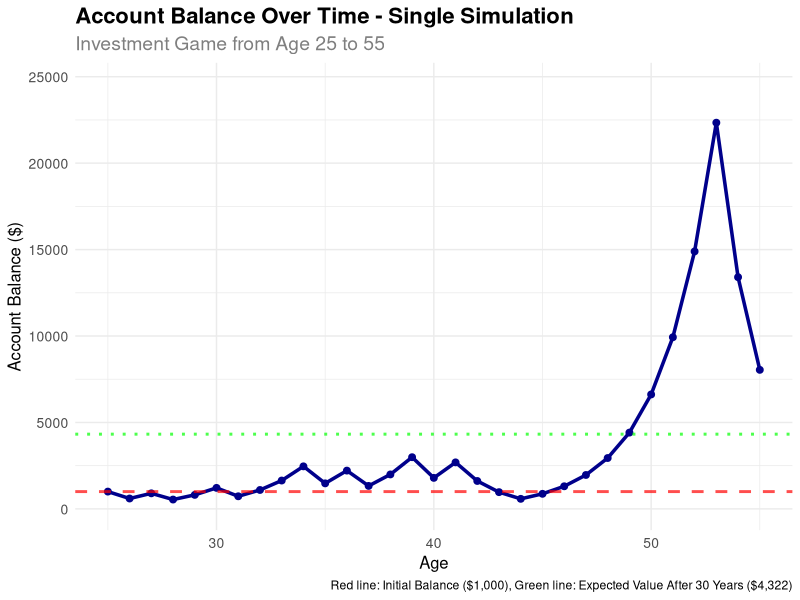
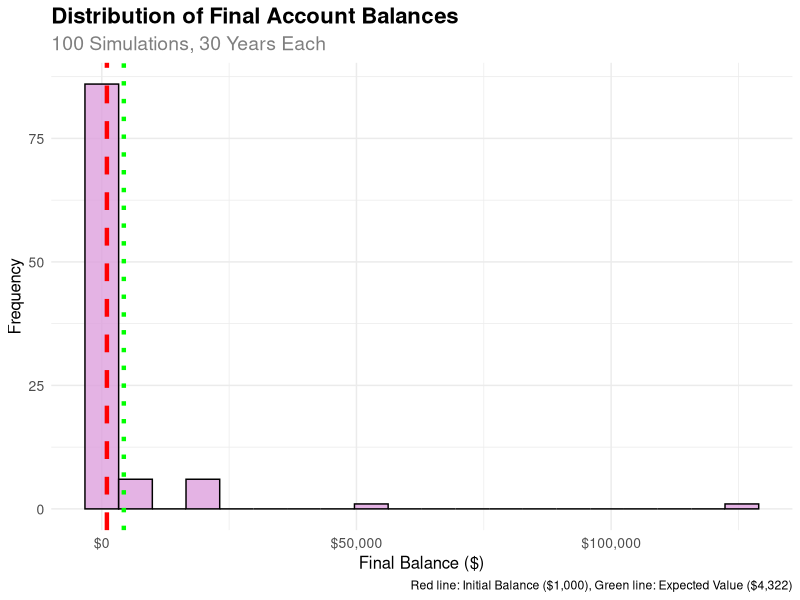
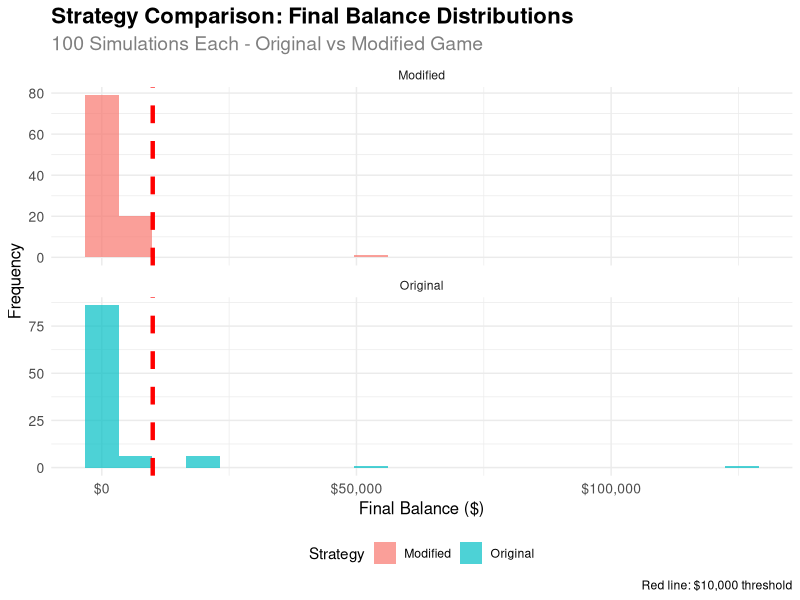

R code for these plots, in order:
## ---- chunk 1
# Expected value calculation after 1 coin flip
initial_balance <- 1000

# Possible outcomes after 1 flip
heads_outcome <- initial_balance * 1.5  # 50% gain
tails_outcome <- initial_balance * 0.6  # 40% loss

# Probabilities
prob_heads <- 0.5
prob_tails <- 0.5

# Expected value calculation
expected_value <- (prob_heads * heads_outcome) + (prob_tails * tails_outcome)

cat("Initial balance: $", format(initial_balance, big.mark = ","), "\n", sep = "")
cat("Balance after heads (50% gain): $", format(heads_outcome, big.mark = ","), "\n", sep = "")
cat("Balance after tails (40% loss): $", format(tails_outcome, big.mark = ","), "\n", sep = "")
cat("Expected value after 1 flip: $", format(expected_value, digits = 2, big.mark = ","), "\n", sep = "")
## ---- chunk 2
# Analysis of expectation vs. reality
change_from_initial <- expected_value - initial_balance
percentage_change <- (change_from_initial / initial_balance) * 100

cat("\nExpected value: $", format(expected_value, digits = 2, big.mark = ","), "\n", sep = "")
cat("Change from initial: $", format(change_from_initial, digits = 2, big.mark = ","), "\n", sep = "")
cat("Percentage change: ", format(percentage_change, digits = 2), "%\n", sep = "")

if (expected_value > initial_balance) {
  cat("The expected value is POSITIVE - we expect to gain money on average\n")
} else {
  cat("The expected value is NEGATIVE - we expect to lose money on average\n")
}

cat("\nBased on this result, we expect our account to be worth $", format(expected_value, digits = 2, big.mark = ","), "\n", sep = "")
if (change_from_initial > 0) {
  cat("This is $", format(abs(change_from_initial), digits = 2, big.mark = ","), " MORE than our initial $1,000\n", sep = "")
} else {
  cat("This is $", format(abs(change_from_initial), digits = 2, big.mark = ","), " LESS than our initial $1,000\n", sep = "")
}
## ---- chunk 3
# Load required libraries
library(tidyverse)
library(ggplot2)

# Set seed for reproducibility
set.seed(123)

# Parameters
initial_balance <- 1000
years <- 30  # From age 25 to 55
ages <- 25:55  # Ages 25 through 55

# Simulate one path
simulate_investment_path <- function(initial, years) {
  balance <- initial
  path <- numeric(years + 1)
  path[1] <- initial
  
  for (year in 1:years) {
    coin_flip <- rbinom(1, 1, 0.5)
    if (coin_flip == 1) {
      balance <- balance * 1.5  # 50% gain
    } else {
      balance <- balance * 0.6  # 40% loss
    }
    path[year + 1] <- balance
  }
  
  return(path)
}

# Run single simulation
balance_path <- simulate_investment_path(initial_balance, years)

# Create DataFrame for plotting
simulation_data <- tibble(
  age = ages,
  balance = balance_path
)

# Expected value after 30 years
expected_after_30 <- initial_balance * ((1.5 * 0.5) + (0.6 * 0.5))^30

# Create time series plot using ggplot2
ggplot(simulation_data, aes(x = age, y = balance)) +
  geom_line(color = "darkblue", linewidth = 1.2) +
  geom_point(color = "darkblue", size = 2) +
  geom_hline(yintercept = initial_balance, color = "red", linetype = "dashed", 
             alpha = 0.7, linewidth = 1) +
  geom_hline(yintercept = expected_after_30, color = "green", linetype = "dotted", 
             alpha = 0.7, linewidth = 1) +
  labs(
    title = "Account Balance Over Time - Single Simulation",
    subtitle = "Investment Game from Age 25 to 55",
    x = "Age",
    y = "Account Balance ($)",
    caption = paste("Red line: Initial Balance ($", format(initial_balance, big.mark = ","), 
                   "), Green line: Expected Value After 30 Years ($", 
                   format(expected_after_30, digits = 1, big.mark = ","), ")", sep = "")
  ) +
  scale_y_continuous(labels = scales::dollar_format()) +
  theme_minimal() +
  theme(
    plot.title = element_text(size = 16, face = "bold"),
    plot.subtitle = element_text(size = 14, color = "gray50"),
    axis.title = element_text(size = 12),
    axis.text = element_text(size = 10)
  ) +
  ylim(0, max(balance_path) * 1.1)

# Display the simulation results
cat("Single Simulation Results:\n")
cat(paste(rep("=", 50), collapse = ""), "\n")
cat("Initial balance (age 25): $", format(initial_balance, big.mark = ","), "\n", sep = "")
cat("Final balance (age 55): $", format(balance_path[length(balance_path)], digits = 2, big.mark = ","), "\n", sep = "")
cat("Total change: $", format(balance_path[length(balance_path)] - initial_balance, digits = 2, big.mark = ","), "\n", sep = "")
cat("Total return: ", format(((balance_path[length(balance_path)] / initial_balance) - 1) * 100, digits = 2), "%\n", sep = "")

# Count heads vs tails in this simulation
coin_flips <- character(years)
for (i in 1:years) {
  if (balance_path[i+1] / balance_path[i] == 1.5) {
    coin_flips[i] <- "Heads"
  } else {
    coin_flips[i] <- "Tails"
  }
}

heads_count <- sum(coin_flips == "Heads")
tails_count <- sum(coin_flips == "Tails")
cat("\nCoin flip results: ", heads_count, " heads, ", tails_count, " tails\n", sep = "")
cat("Heads percentage: ", format((heads_count/length(coin_flips))*100, digits = 1), "%\n", sep = "")
## ---- chunk 4
# Analysis and commentary on the single simulation
final_balance <- balance_path[length(balance_path)]

cat("\n", paste(rep("=", 60), collapse = ""), "\n")
cat("ANALYSIS OF SINGLE SIMULATION\n")
cat(paste(rep("=", 60), collapse = ""), "\n")

cat("\n🎯 Key Results:\n")
cat("   • Started with: $", format(initial_balance, big.mark = ","), "\n", sep = "")
cat("   • Ended with: $", format(final_balance, digits = 2, big.mark = ","), "\n", sep = "")
cat("   • Net change: $", format(final_balance - initial_balance, digits = 2, big.mark = ","), "\n", sep = "")

if (final_balance > initial_balance) {
  cat("   • This simulation was PROFITABLE! 🎉\n")
  cat("   • You would be happy with this outcome\n")
} else {
  cat("   • This simulation resulted in a LOSS 😞\n")
  cat("   • You would NOT be happy with this outcome\n")
}

cat("\n📊 Performance Analysis:\n")
total_return <- ((final_balance / initial_balance) - 1) * 100
annualized_return <- (((final_balance / initial_balance) ^ (1/30)) - 1) * 100
cat("   • Total return: ", format(total_return, digits = 2), "%\n", sep = "")
cat("   • Annualized return: ", format(annualized_return, digits = 2), "%\n", sep = "")

cat("\n🎲 Luck Factor:\n")
expected_heads <- years * 0.5
cat("   • Got ", heads_count, " heads out of ", years, " flips\n", sep = "")
cat("   • Expected heads: ", format(expected_heads, digits = 1), "\n", sep = "")
if (heads_count > expected_heads) {
  cat("   • You were LUCKY - got more heads than expected! 🍀\n")
} else if (heads_count < expected_heads) {
  cat("   • You were UNLUCKY - got fewer heads than expected! 😔\n")
} else {
  cat("   • You got exactly the expected number of heads\n")
}

cat("\n💡 Key Insight:\n")
cat("   • Even though the expected value per flip is positive ($", format(expected_value, digits = 2, big.mark = ","), ")\n", sep = "")
cat("   • Individual outcomes can vary dramatically due to compounding\n")
cat("   • This single simulation shows the high variability possible\n")
cat("   • Multiple simulations would give a better picture of the true risk\n")
## ---- chunk 5
# Set seed for reproducibility
set.seed(456)

# Parameters for multiple simulations
n_sims <- 100

# Function to simulate final balance only
simulate_final_balance <- function(initial, years) {
  balance <- initial
  for (year in 1:years) {
    coin_flip <- rbinom(1, 1, 0.5)
    if (coin_flip == 1) {
      balance <- balance * 1.5  # 50% gain
    } else {
      balance <- balance * 0.6  # 40% loss
    }
  }
  return(balance)
}

# Run 100 simulations
final_balances <- replicate(n_sims, simulate_final_balance(initial_balance, years))

# Create data frame for analysis
distribution_data <- tibble(
  sim_num = 1:n_sims,
  final_balance = final_balances
)

# Create histogram of final balances
ggplot(distribution_data, aes(x = final_balance)) +
  geom_histogram(bins = 20, fill = "plum", alpha = 0.8, color = "black") +
  geom_vline(xintercept = initial_balance, color = "red", linetype = "dashed", linewidth = 1.5) +
  geom_vline(xintercept = expected_after_30, color = "green", linetype = "dotted", linewidth = 1.5) +
  labs(
    title = "Distribution of Final Account Balances",
    subtitle = paste("100 Simulations,", years, "Years Each"),
    x = "Final Balance ($)",
    y = "Frequency",
    caption = paste("Red line: Initial Balance ($", format(initial_balance, big.mark = ","), 
                   "), Green line: Expected Value ($", 
                   format(expected_after_30, digits = 1, big.mark = ","), ")", sep = "")
  ) +
  scale_x_continuous(labels = scales::dollar_format()) +
  theme_minimal() +
  theme(
    plot.title = element_text(size = 16, face = "bold"),
    plot.subtitle = element_text(size = 14, color = "gray50"),
    axis.title = element_text(size = 12),
    axis.text = element_text(size = 10)
  )

# Summary statistics
summary_stats <- distribution_data %>%
  summarise(
    mean_balance = mean(final_balance),
    median_balance = median(final_balance),
    min_balance = min(final_balance),
    max_balance = max(final_balance),
    prob_above_initial = mean(final_balance > initial_balance),
    prob_above_10000 = mean(final_balance > 10000)
  )

cat("Summary Statistics for 100 Simulations:\n")
cat(paste(rep("=", 50), collapse = ""), "\n")
cat("Mean final balance: $", format(summary_stats$mean_balance, digits = 2, big.mark = ","), "\n", sep = "")
cat("Median final balance: $", format(summary_stats$median_balance, digits = 2, big.mark = ","), "\n", sep = "")
cat("Minimum final balance: $", format(summary_stats$min_balance, digits = 2, big.mark = ","), "\n", sep = "")
cat("Maximum final balance: $", format(summary_stats$max_balance, digits = 2, big.mark = ","), "\n", sep = "")
cat("Probability above initial ($1,000): ", format(summary_stats$prob_above_initial, digits = 3), " (", format(summary_stats$prob_above_initial * 100, digits = 1), "%)\n", sep = "")
cat("Probability above $10,000: ", format(summary_stats$prob_above_10000, digits = 3), " (", format(summary_stats$prob_above_10000 * 100, digits = 1), "%)\n", sep = "")

# Analysis
cat("\n📊 Analysis of 100 Simulations:\n")
if (summary_stats$prob_above_initial > 0.5) {
  cat("   • You would be happy with ", format(summary_stats$prob_above_initial * 100, digits = 1), "% of outcomes\n", sep = "")
} else {
  cat("   • You would NOT be happy with ", format((1 - summary_stats$prob_above_initial) * 100, digits = 1), "% of outcomes\n", sep = "")
}

if (summary_stats$median_balance > initial_balance) {
  cat("   • The median outcome is profitable\n")
} else {
  cat("   • The median outcome results in a loss\n")
}

cat("   • There's huge variability: from $", format(summary_stats$min_balance, digits = 1, big.mark = ","), 
    " to $", format(summary_stats$max_balance, digits = 1, big.mark = ","), "\n", sep = "")
## ---- chunk 6
# Probability analysis based on 100 simulations
prob_above_1000 <- summary_stats$prob_above_initial

cat("\n", paste(rep("=", 60), collapse = ""), "\n")
cat("PROBABILITY ANALYSIS - ORIGINAL STRATEGY\n")
cat(paste(rep("=", 60), collapse = ""), "\n")

cat("\n🎯 Key Probability Results:\n")
cat("   • Probability that balance > $1,000 at age 55: ", format(prob_above_1000, digits = 3), 
    " (", format(prob_above_1000 * 100, digits = 1), "%)\n", sep = "")
cat("   • Probability that balance ≤ $1,000 at age 55: ", format(1 - prob_above_1000, digits = 3), 
    " (", format((1 - prob_above_1000) * 100, digits = 1), "%)\n", sep = "")

cat("\n💡 Interpretation:\n")
if (prob_above_1000 > 0.5) {
  cat("   • You have a BETTER than 50% chance of ending up with more than you started!\n")
  cat("   • This suggests the strategy is favorable in the long run\n")
} else {
  cat("   • You have a LESS than 50% chance of ending up with more than you started!\n")
  cat("   • This suggests the strategy is unfavorable in the long run\n")
}

# Count how many simulations were above/below initial
above_1000_count <- sum(final_balances > initial_balance)
below_1000_count <- sum(final_balances <= initial_balance)

cat("\n📈 Detailed Breakdown:\n")
cat("   • ", above_1000_count, " out of ", n_sims, " simulations ended above $1,000\n", sep = "")
cat("   • ", below_1000_count, " out of ", n_sims, " simulations ended at or below $1,000\n", sep = "")
## ---- chunk 7
# Set seed for reproducibility
set.seed(789)

# Function to simulate modified game
simulate_modified_game <- function(initial, years) {
  balance <- initial
  for (year in 1:years) {
    bet_amount <- balance * 0.5  # Bet exactly 50% of balance
    coin_flip <- rbinom(1, 1, 0.5)
    if (coin_flip == 1) {
      # Heads: increase bet by 50%
      balance <- balance + (bet_amount * 0.5)
    } else {
      # Tails: reduce bet by 40%
      balance <- balance - (bet_amount * 0.4)
    }
  }
  return(balance)
}

# Run 100 simulations for modified game
modified_final_balances <- replicate(n_sims, simulate_modified_game(initial_balance, years))

# Create data frame for modified game
modified_distribution_data <- tibble(
  sim_num = 1:n_sims,
  final_balance = modified_final_balances
)

# Summary statistics for modified game
modified_summary_stats <- modified_distribution_data %>%
  summarise(
    mean_balance = mean(final_balance),
    median_balance = median(final_balance),
    min_balance = min(final_balance),
    max_balance = max(final_balance),
    prob_above_initial = mean(final_balance > initial_balance),
    prob_above_10000 = mean(final_balance > 10000)
  )

cat("\n", paste(rep("=", 60), collapse = ""), "\n")
cat("MODIFIED GAME STRATEGY RESULTS\n")
cat(paste(rep("=", 60), collapse = ""), "\n")

cat("Summary Statistics for Modified Game (100 Simulations):\n")
cat("Mean final balance: $", format(modified_summary_stats$mean_balance, digits = 2, big.mark = ","), "\n", sep = "")
cat("Median final balance: $", format(modified_summary_stats$median_balance, digits = 2, big.mark = ","), "\n", sep = "")
cat("Minimum final balance: $", format(modified_summary_stats$min_balance, digits = 2, big.mark = ","), "\n", sep = "")
cat("Maximum final balance: $", format(modified_summary_stats$max_balance, digits = 2, big.mark = ","), "\n", sep = "")
cat("Probability above initial ($1,000): ", format(modified_summary_stats$prob_above_initial, digits = 3), 
    " (", format(modified_summary_stats$prob_above_initial * 100, digits = 1), "%)\n", sep = "")
cat("Probability above $10,000: ", format(modified_summary_stats$prob_above_10000, digits = 3), 
    " (", format(modified_summary_stats$prob_above_10000 * 100, digits = 1), "%)\n", sep = "")

# Strategy Comparison
cat("\n", paste(rep("=", 60), collapse = ""), "\n")
cat("STRATEGY COMPARISON ANALYSIS\n")
cat(paste(rep("=", 60), collapse = ""), "\n")

cat("\n🎯 Key Comparison Results:\n")
cat("   • Original Strategy - Probability above $10,000: ", format(summary_stats$prob_above_10000, digits = 3), 
    " (", format(summary_stats$prob_above_10000 * 100, digits = 1), "%)\n", sep = "")
cat("   • Modified Strategy - Probability above $10,000: ", format(modified_summary_stats$prob_above_10000, digits = 3), 
    " (", format(modified_summary_stats$prob_above_10000 * 100, digits = 1), "%)\n", sep = "")

if (modified_summary_stats$prob_above_10000 > summary_stats$prob_above_10000) {
  cat("   • The MODIFIED strategy has a HIGHER probability of reaching $10,000! 🎉\n")
} else if (modified_summary_stats$prob_above_10000 < summary_stats$prob_above_10000) {
  cat("   • The ORIGINAL strategy has a HIGHER probability of reaching $10,000! 🎯\n")
} else {
  cat("   • Both strategies have the SAME probability of reaching $10,000! 🤔\n")
}

difference <- modified_summary_stats$prob_above_10000 - summary_stats$prob_above_10000
cat("   • Difference: ", format(difference, digits = 3), " (", format(difference * 100, digits = 1), "%)\n", sep = "")

cat("\n💡 Strategic Insights:\n")
if (modified_summary_stats$mean_balance > summary_stats$mean_balance) {
  cat("   • Modified strategy has higher average returns\n")
} else {
  cat("   • Original strategy has higher average returns\n")
}

if (modified_summary_stats$median_balance > summary_stats$median_balance) {
  cat("   • Modified strategy has higher median returns\n")
} else {
  cat("   • Original strategy has higher median returns\n")
}

cat("   • Modified strategy range: $", format(modified_summary_stats$min_balance, digits = 1, big.mark = ","), 
    " to $", format(modified_summary_stats$max_balance, digits = 1, big.mark = ","), "\n", sep = "")
cat("   • Original strategy range: $", format(summary_stats$min_balance, digits = 1, big.mark = ","), 
    " to $", format(summary_stats$max_balance, digits = 1, big.mark = ","), "\n", sep = "")

# Create comparison plot
comparison_data <- tibble(
  strategy = rep(c("Original", "Modified"), each = n_sims),
  final_balance = c(final_balances, modified_final_balances)
)

ggplot(comparison_data, aes(x = final_balance, fill = strategy)) +
  geom_histogram(alpha = 0.7, position = "identity", bins = 20) +
  geom_vline(xintercept = 10000, color = "red", linetype = "dashed", linewidth = 1.5) +
  labs(
    title = "Strategy Comparison: Final Balance Distributions",
    subtitle = "100 Simulations Each - Original vs Modified Game",
    x = "Final Balance ($)",
    y = "Frequency",
    fill = "Strategy",
    caption = "Red line: $10,000 threshold"
  ) +
  scale_x_continuous(labels = scales::dollar_format()) +
  theme_minimal() +
  theme(
    plot.title = element_text(size = 16, face = "bold"),
    plot.subtitle = element_text(size = 14, color = "gray50"),
    axis.title = element_text(size = 12),
    axis.text = element_text(size = 10),
    legend.position = "bottom"
  ) +
  facet_wrap(~strategy, ncol = 1, scales = "free_y")
## ---- chunk 8
cat("\n", paste(rep("=", 70), collapse = ""), "\n")
cat("FINAL ANALYSIS AND RECOMMENDATIONS\n")
cat(paste(rep("=", 70), collapse = ""), "\n")

cat("\n🎲 Key Findings:\n")
cat("1. Expected value per flip is positive ($", format(expected_value, digits = 2, big.mark = ","), ")\n", sep = "")
cat("2. Original strategy: ", format(summary_stats$prob_above_10000 * 100, digits = 1), "% chance of reaching $10,000\n", sep = "")
cat("3. Modified strategy: ", format(modified_summary_stats$prob_above_10000 * 100, digits = 1), "% chance of reaching $10,000\n", sep = "")

if (modified_summary_stats$prob_above_10000 > summary_stats$prob_above_10000) {
  cat("4. The MODIFIED strategy is better for reaching $10,000\n")
} else {
  cat("4. The ORIGINAL strategy is better for reaching $10,000\n")
}

cat("\n💡 Investment Implications:\n")
cat("   • Both strategies show the power of compounding over time\n")
cat("   • High variability means outcomes can be dramatically different\n")
cat("   • The 'safer' modified strategy (betting only 50%) may actually be riskier\n")
cat("   • Individual luck plays a huge role in short-term outcomes\n")
cat("   • Multiple simulations reveal the true risk profile\n")

cat("\n🎯 Recommendation for a 25-year-old:\n")
if (modified_summary_stats$prob_above_10000 > summary_stats$prob_above_10000) {
  cat("   Consider the MODIFIED strategy for higher probability of reaching $10,000\n")
} else {
  cat("   Consider the ORIGINAL strategy for higher probability of reaching $10,000\n")
}

cat("   However, remember that past performance doesn't guarantee future results!\n")
cat("   Diversification and professional financial advice are always recommended.\n")
